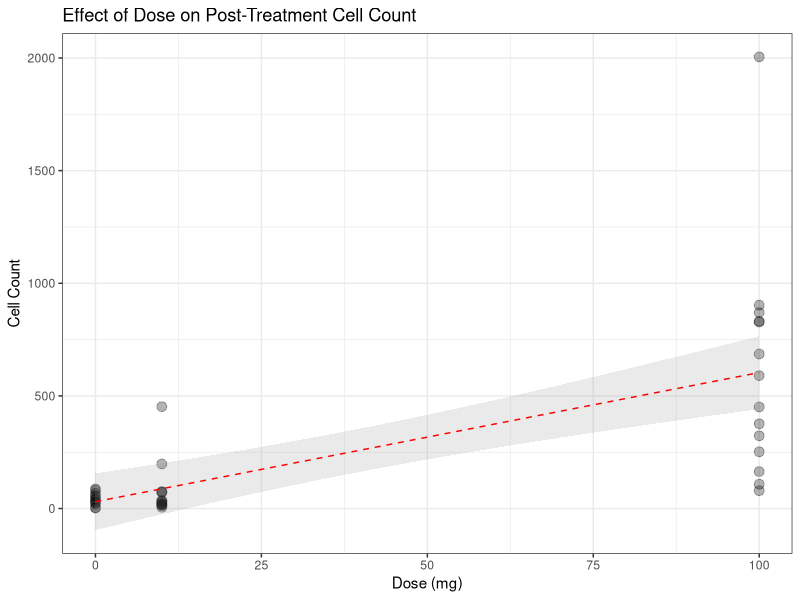
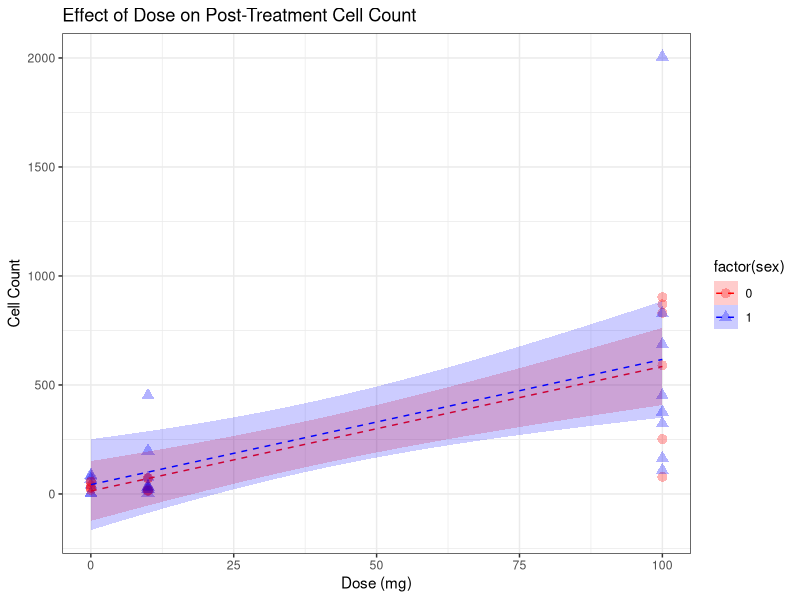

These figures' R source, in order:
## ---- chunk 1
knitr::opts_chunk$set(echo = TRUE)

library(ggplot2)

# read data
setwd("~/UW/DATA557/WEEK06/")
cellData <- read.csv("cells.csv")
## ---- chunk 2
summary(aov(count1 ~ factor(dose),cellData))
## ---- chunk 3
summary(lm(count1 ~ dose, cellData))$coef

g <- ggplot(cellData, aes(x = dose, y = count1))
g + geom_point(alpha = 0.3, size = 3) + 
  geom_smooth(method = "lm", col = "red", alpha = 0.2, linetype = 2, size = 0.5) +
  # geom_boxplot(notch = FALSE, fill = "red", alpha = 0.2) +
  theme_bw() +
  labs(title = "Effect of Dose on Post-Treatment Cell Count",
       x = "Dose (mg)",
       y = "Cell Count")
## ---- chunk 4
summary(aov(count1 ~ factor(dose)+factor(sex),cellData))
## ---- chunk 5
summary(aov(count1 ~ factor(dose)*factor(sex), cellData))
summary(lm(count1 ~ dose*factor(sex), cellData))$coef

g <- ggplot(cellData, aes(x = dose, y = count1, group = factor(sex), color = factor(sex), shape = factor(sex)))
g + geom_point(alpha = 0.3, size = 3) + 
  geom_smooth(method = "lm", alpha = 0.2, linetype = 2, size = 0.5, aes(fill = factor(sex))) +
  theme_bw() +
  labs(title = "Effect of Dose on Post-Treatment Cell Count",
       x = "Dose (mg)",
       y = "Cell Count") +
  scale_colour_manual(values = c('red', 'blue')) +
  scale_fill_manual(values = c('red', 'blue'))
## ---- chunk 6

## ---- chunk 7

## ---- chunk 8

